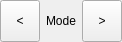
<?xml version="1.0" encoding="UTF-8"?>
<ui version="4.0">
 <class>InstrumentSelectionWidget</class>
 <widget class="QWidget" name="InstrumentSelectionWidget">
  <property name="geometry">
   <rect>
    <x>0</x>
    <y>0</y>
    <width>122</width>
    <height>42</height>
   </rect>
  </property>
  <property name="windowTitle">
   <string>Form</string>
  </property>
  <layout class="QHBoxLayout" name="horizontalLayout" stretch="1,0,1">
   <property name="leftMargin">
    <number>0</number>
   </property>
   <property name="topMargin">
    <number>0</number>
   </property>
   <property name="rightMargin">
    <number>0</number>
   </property>
   <property name="bottomMargin">
    <number>0</number>
   </property>
   <item>
    <widget class="QToolButton" name="leftButton">
     <property name="sizePolicy">
      <sizepolicy hsizetype="Preferred" vsizetype="Preferred">
       <horstretch>0</horstretch>
       <verstretch>0</verstretch>
      </sizepolicy>
     </property>
     <property name="text">
      <string>&lt;</string>
     </property>
    </widget>
   </item>
   <item>
    <widget class="QLabel" name="modeLabel">
     <property name="text">
      <string>Mode</string>
     </property>
     <property name="alignment">
      <set>Qt::AlignCenter</set>
     </property>
     <property name="wordWrap">
      <bool>true</bool>
     </property>
    </widget>
   </item>
   <item>
    <widget class="QToolButton" name="rightButton">
     <property name="sizePolicy">
      <sizepolicy hsizetype="Preferred" vsizetype="Preferred">
       <horstretch>0</horstretch>
       <verstretch>0</verstretch>
      </sizepolicy>
     </property>
     <property name="text">
      <string>&gt;</string>
     </property>
    </widget>
   </item>
  </layout>
 </widget>
 <resources/>
 <connections/>
</ui>
